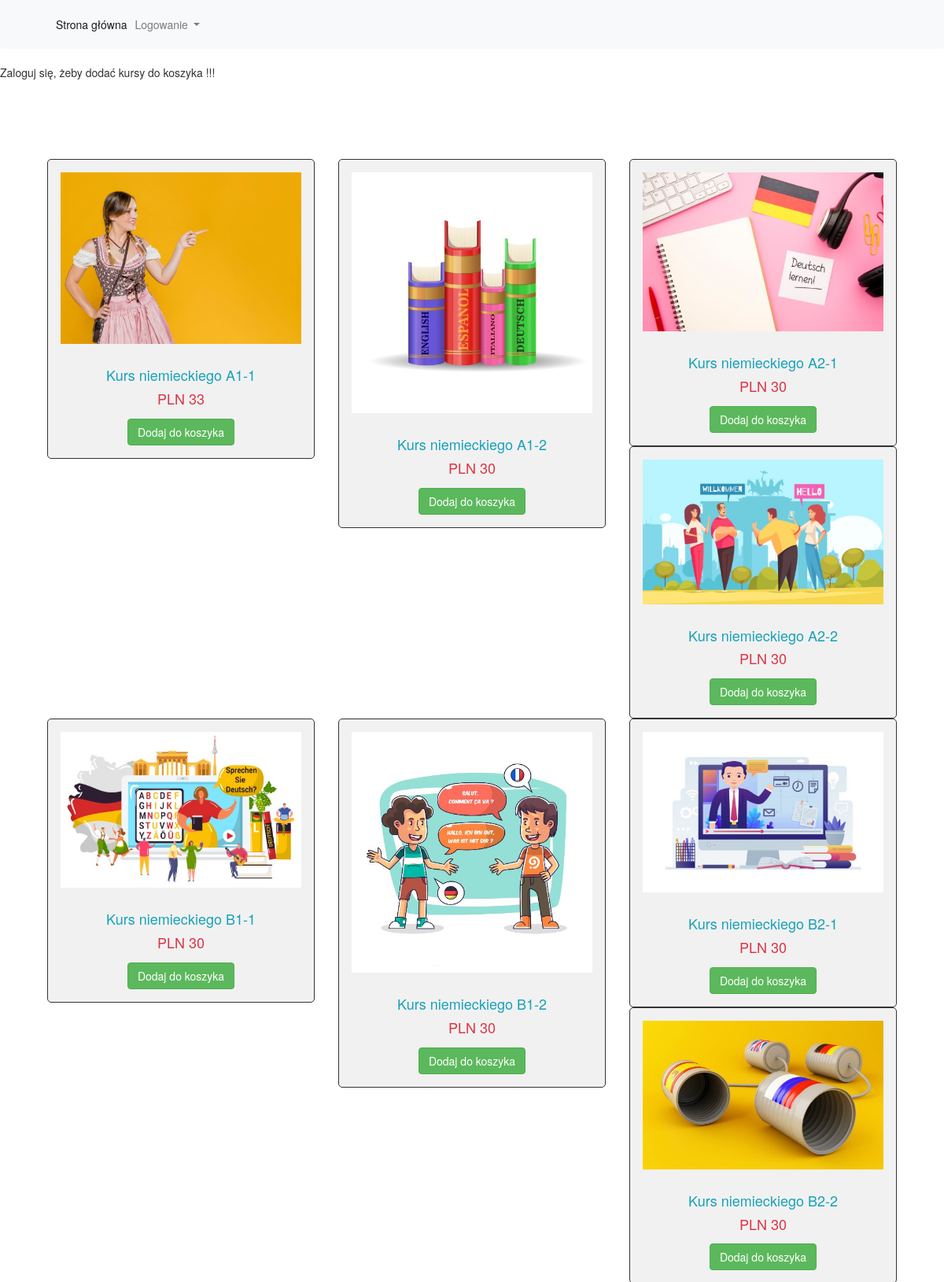
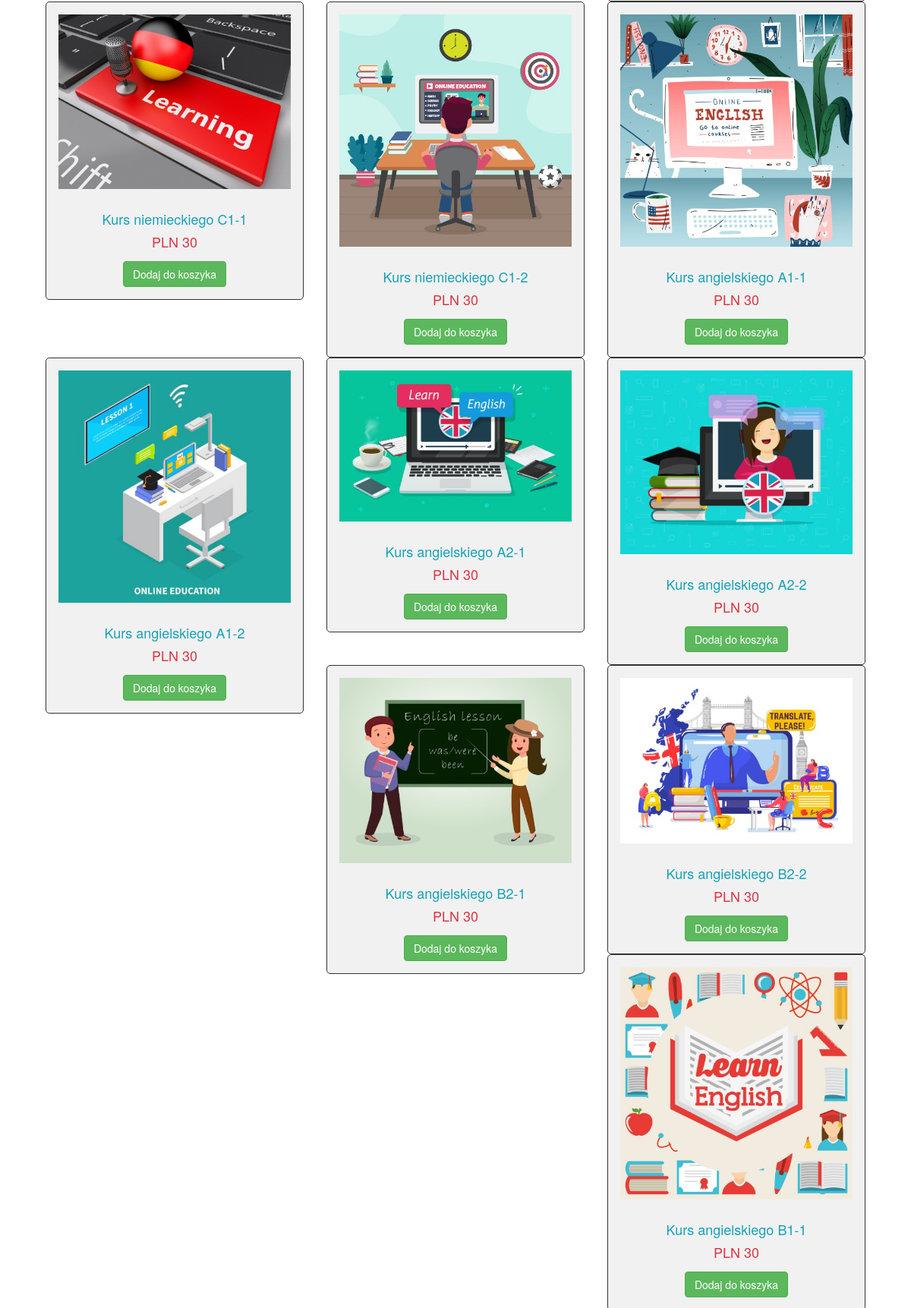
/wszystkie-kursy-copy.php (upper part), run on the app's committed database (2 pictures, top to bottom).
### tables this page shows
CREATE TABLE `kurs` (
  `kurs_id` int(11) NOT NULL,
  `nazwa` varchar(100) NOT NULL,
  `opis` text NOT NULL,
  `cena` int(5) NOT NULL,
  `zdjecie` varchar(150) DEFAULT NULL,
  `data_utworzenia` datetime NOT NULL DEFAULT current_timestamp(),
  `kategoria_kategoria_id` int(11) DEFAULT NULL
);

### wszystkie-kursy-copy.php (the view, shortened to what this page needs)
<?php
include_once('menu-sprawdzanie.php');
if(isset($_SESSION['uprawnienia'])){
    if ($uprawnienia == 'student') {
        echo '';
    }
    if ($uprawnienia == 'admin') {
        echo 'Twoje uprawnienia:  ' .$uprawnienia .', zaloguj się jako student, żeby sprawdzić działanie koszyka !!! ';
    }
    if ($uprawnienia == 'nauczyciel') {
        echo' Twoje uprawnienia:  ' .$uprawnienia .', zaloguj się jako student, żeby sprawdzić działanie koszyka !!! ';
    }
}else{
    echo' Zaloguj się, żeby dodać kursy do koszyka !!! ';
}
$connect = mysqli_connect("localhost", "dawidma1_113", "testmarian", "dawidma1_szkolajezykow114");
?>
<div class="container">
    <br/>
    <br/>
    <br/>
    <br/><br/>
    <?php
    $query = "Select
       kurs.kategoria_kategoria_id,
       kurs.data_utworzenia,
       kurs.zdjecie,
       kurs.cena,
       kurs.opis,
       kurs.nazwa,
       kurs.kurs_id
From kurs";
    $result = mysqli_query($connect, $query);
    if (mysqli_num_rows($result) > 0) {
        while ($row = mysqli_fetch_array($result)) {
            ?>
            <div class="col-md-4">
                <form method="post" action="wszystkie-kursy.php?action=add&id=<?php echo $row["kurs_id"]; ?>">
                    <div style="border:1px solid #333; background-color:#f1f1f1; border-radius:5px; padding:16px;"
                         align="center">
                        <img src="<?php echo $row["zdjecie"]; ?>" class="img-responsive"/><br/>
                        <h4 class="text-info"><?php echo $row["nazwa"]; ?></h4>
                        <h4 class="text-danger">PLN <?php echo $row["cena"]; ?></h4>
                        <input type="submit" name="add_to_cart" style="margin-top:5px;" class="btn btn-success"
                               value="Dodaj do koszyka"/>
                    </div>
                </form>
            </div>
            <?php
        }
    }
    ?>
    <br/>
</div>
<br/>
</body>
</html>

### data on the page
kurs: zdjecie (picture), nazwa "Kurs niemieckiego A1-1", cena "33"
kurs: zdjecie (picture), nazwa "Kurs niemieckiego A1-2", cena "30"
kurs: zdjecie (picture), nazwa "Kurs niemieckiego A2-1", cena "30"
kurs: zdjecie (picture), nazwa "Kurs niemieckiego A2-2", cena "30"
kurs: zdjecie (picture), nazwa "Kurs niemieckiego B1-1", cena "30"
kurs: zdjecie (picture), nazwa "Kurs niemieckiego B1-2", cena "30"
kurs: zdjecie (picture), nazwa "Kurs niemieckiego B2-1", cena "30"
kurs: zdjecie (picture), nazwa "Kurs niemieckiego B2-2", cena "30"
kurs: zdjecie (picture), nazwa "Kurs niemieckiego C1-1", cena "30"
kurs: zdjecie (picture), nazwa "Kurs niemieckiego C1-2", cena "30"
kurs: zdjecie (picture), nazwa "Kurs angielskiego A1-1", cena "30"
kurs: zdjecie (picture), nazwa "Kurs angielskiego A1-2", cena "30"
kurs: zdjecie (picture), nazwa "Kurs angielskiego A2-1", cena "30"
kurs: zdjecie (picture), nazwa "Kurs angielskiego A2-2", cena "30"
kurs: zdjecie (picture), nazwa "Kurs angielskiego B2-1", cena "30"
kurs: zdjecie (picture), nazwa "Kurs angielskiego B2-2", cena "30"
kurs: zdjecie (picture), nazwa "Kurs angielskiego B1-1", cena "30"
